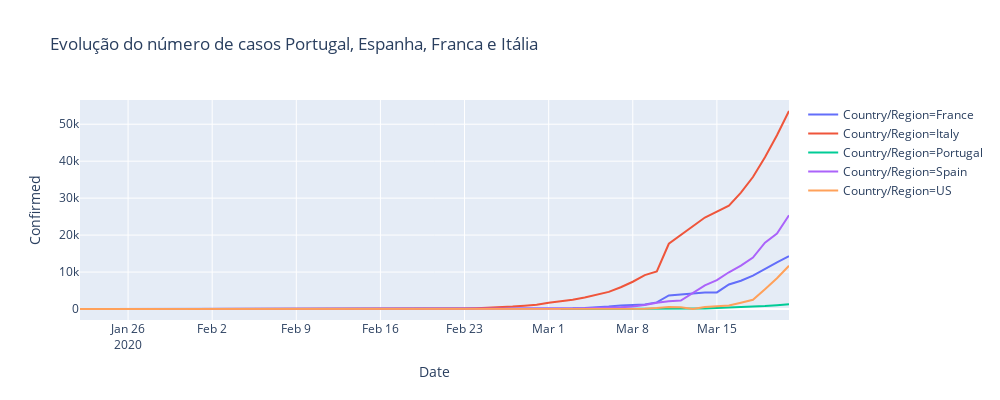

The code cell stored with this chart in its notebook:
### Code cell
temp = full_table.loc[((full_table['Country/Region']=='Spain')| (full_table['Country/Region']=='Portugal')
                       |(full_table['Country/Region']=='France')| (full_table['Country/Region']=='Italy')
                       |(full_table['Country/Region']=='US'))]

temp = temp.groupby(['Date', 'Country/Region'])['Confirmed', 'Deaths', 'Recovered'].max().reset_index()
#temp = full_table.groupby(['Date', 'Country/Region'])['Confirmed'].sum().reset_index().sort_values('Confirmed', ascending=False)
temp.sort_values(by=['Country/Region','Date'],inplace=True)

temp = temp.reset_index()


fig = px.line(temp, x="Date", y="Confirmed", color='Country/Region',height=400,width=1000,
             title='Evolução do número de casos Portugal, Espanha, Franca e Itália')
fig.show()

### Figure 1 — Plotly figure (JSON) as saved in the notebook; plotly's stock layout.template omitted (floating-point values rounded to 4 significant figures)
{"data": [{"hoverlabel": {"namelength": 0}, "hovertemplate": "Country/Region=France<br>Date=%{x}<br>Confirmed=%{y}", "legendgroup": "Country/Region=France", "line": {"color": "#636efa", "dash": "solid"}, "mode": "lines", "name": "Country/Region=France", "showlegend": true, "type": "scatter", "x": ["2020-01-24", "2020-01-25", "2020-01-26", "2020-01-27", "2020-01-28", "2020-01-29", "2020-01-30", "2020-01-31", "2020-02-01", "2020-02-08", "2020-02-12", "2020-02-15", "2020-02-25", "2020-02-26", "2020-02-27", "2020-02-28", "2020-02-29", "2020-03-01", "2020-03-02", "2020-03-03", "2020-03-04", "2020-03-05", "2020-03-06", "2020-03-07", "2020-03-08", "2020-03-09", "2020-03-10", "2020-03-11", "2020-03-14", "2020-03-15", "2020-03-16", "2020-03-17", "2020-03-18", "2020-03-19", "2020-03-20", "2020-03-21"], "xaxis": "x", "y": [2, 3, 3, 3, 4, 5, 5, 5, 6, 11, 11, 12, 14, 18, 38, 57, 100, 130, 191, 204, 285, 377, 653, 949, 1126, 1209, 1784, 3661, 4469, 4499, 6633, 7652, 9043, 10871, 12612, 14282], "yaxis": "y"}, {"hoverlabel": {"namelength": 0}, "hovertemplate": "Country/Region=Italy<br>Date=%{x}<br>Confirmed=%{y}", "legendgroup": "Country/Region=Italy", "line": {"color": "#EF553B", "dash": "solid"}, "mode": "lines", "name": "Country/Region=Italy", "showlegend": true, "type": "scatter", "x": ["2020-01-31", "2020-02-07", "2020-02-21", "2020-02-22", "2020-02-23", "2020-02-24", "2020-02-25", "2020-02-26", "2020-02-27", "2020-02-28", "2020-02-29", "2020-03-01", "2020-03-02", "2020-03-03", "2020-03-04", "2020-03-05", "2020-03-06", "2020-03-07", "2020-03-08", "2020-03-09", "2020-03-10", "2020-03-11", "2020-03-14", "2020-03-16", "2020-03-17", "2020-03-18", "2020-03-19", "2020-03-20", "2020-03-21"], "xaxis": "x", "y": [2, 3, 20, 62, 155, 229, 322, 453, 655, 888, 1128, 1694, 2036, 2502, 3089, 3858, 4636, 5883, 7375, 9172, 10149, 17660, 24747, 27980, 31506, 35713, 41035, 47021, 53578], "yaxis": "y"}, {"hoverlabel": {"namelength": 0}, "hovertemplate": "Country/Region=Portugal<br>Date=%{x}<br>Confirmed=%{y}", "legendgroup": "Country/Region=Portugal", "line": {"color": "#00cc96", "dash": "solid"}, "mode": "lines", "name": "Country/Region=Portugal", "showlegend": true, "type": "scatter", "x": ["2020-03-02", "2020-03-03", "2020-03-04", "2020-03-05", "2020-03-06", "2020-03-07", "2020-03-08", "2020-03-10", "2020-03-11", "2020-03-14", "2020-03-15", "2020-03-16", "2020-03-17", "2020-03-18", "2020-03-19", "2020-03-20", "2020-03-21"], "xaxis": "x", "y": [2, 2, 5, 8, 13, 20, 30, 41, 112, 169, 245, 331, 448, 642, 785, 1020, 1280], "yaxis": "y"}, {"hoverlabel": {"namelength": 0}, "hovertemplate": "Country/Region=Spain<br>Date=%{x}<br>Confirmed=%{y}", "legendgroup": "Country/Region=Spain", "line": {"color": "#ab63fa", "dash": "solid"}, "mode": "lines", "name": "Country/Region=Spain", "showlegend": true, "type": "scatter", "x": ["2020-02-01", "2020-02-09", "2020-02-15", "2020-02-25", "2020-02-26", "2020-02-27", "2020-02-28", "2020-02-29", "2020-03-01", "2020-03-02", "2020-03-03", "2020-03-04", "2020-03-05", "2020-03-06", "2020-03-07", "2020-03-08", "2020-03-09", "2020-03-10", "2020-03-11", "2020-03-12", "2020-03-14", "2020-03-15", "2020-03-16", "2020-03-17", "2020-03-18", "2020-03-19", "2020-03-20", "2020-03-21"], "xaxis": "x", "y": [1, 2, 2, 6, 13, 15, 32, 45, 84, 120, 165, 222, 259, 400, 500, 673, 1073, 1695, 2128, 2277, 6391, 7798, 9942, 11748, 13910, 17963, 20410, 25374], "yaxis": "y"}, {"hoverlabel": {"namelength": 0}, "hovertemplate": "Country/Region=US<br>Date=%{x}<br>Confirmed=%{y}", "legendgroup": "Country/Region=US", "line": {"color": "#FFA15A", "dash": "solid"}, "mode": "lines", "name": "Country/Region=US", "showlegend": true, "type": "scatter", "x": ["2020-01-22", "2020-01-23", "2020-01-24", "2020-01-25", "2020-01-26", "2020-01-27", "2020-01-28", "2020-01-29", "2020-01-30", "2020-01-31", "2020-02-01", "2020-02-03", "2020-02-05", "2020-02-09", "2020-02-11", "2020-02-13", "2020-02-21", "2020-02-22", "2020-02-24", "2020-02-25", "2020-02-26", "2020-02-27", "2020-02-28", "2020-02-29", "2020-03-01", "2020-03-02", "2020-03-03", "2020-03-04", "2020-03-05", "2020-03-06", "2020-03-07", "2020-03-08", "2020-03-09", "2020-03-10", "2020-03-11", "2020-03-12", "2020-03-13", "2020-03-14", "2020-03-15", "2020-03-16", "2020-03-17", "2020-03-18", "2020-03-19", "2020-03-20", "2020-03-21"], "xaxis": "x", "y": [1, 1, 1, 1, 2, 2, 2, 2, 2, 2, 2, 2, 1, 2, 1, 2, 11, 11, 36, 36, 42, 2, 44, 6, 9, 45, 21, 31, 51, 58, 71, 83, 98, 267, 568, 442, 17, 572, 732, 967, 1706, 2495, 5365, 8310, 11710], "yaxis": "y"}], "layout": {"height": 400, "legend": {"tracegroupgap": 0}, "title": {"text": "Evolução do número de casos Portugal, Espanha, Franca e Itália"}, "width": 1000, "xaxis": {"anchor": "y", "autorange": true, "domain": [0, 1], "range": ["2020-01-22", "2020-03-21"], "title": {"text": "Date"}, "type": "date"}, "yaxis": {"anchor": "x", "autorange": true, "domain": [0, 1], "range": [-2975.0, 56550.0], "title": {"text": "Confirmed"}, "type": "linear"}}}
